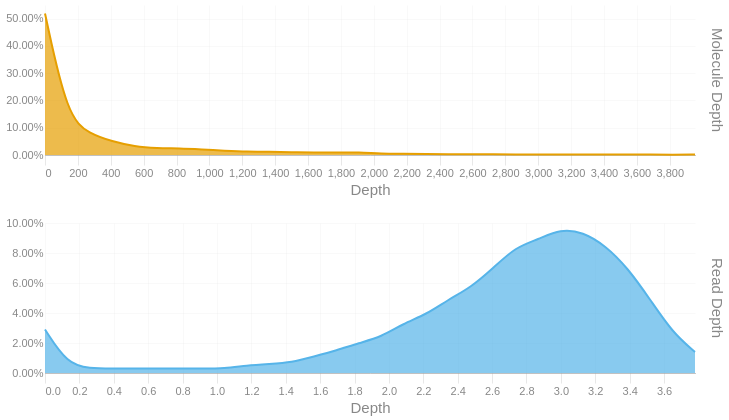

Notebook cell for this chart:
### Code cell
readdep = depth_hist(tb['Read Depth'], q99, 3)
readdep = readdep.with_columns(pl.lit('Read Depth').alias('Metric'))
if not SKIPLR:
    moldep = depth_hist(tb['Molecule Depth'], mol_q99, 1)
    moldep = moldep.with_columns(pl.lit('Molecule Depth').alias('Metric'))
    _hist = pl.concat([readdep, moldep])
    _hist = _hist.filter(pl.col('Proportion') != 0)
    with SafeRender(_hist):
        (
            alt.Chart(_hist)        
            .mark_area(interpolate = "basis")
            .encode(
                x=alt.X('Bin:Q').scale(domainMin=0).axis(alt.Axis(title='Depth')),
                y = alt.Y('Proportion:Q', title = None).axis(format = '.2%'),
                color = alt.Color('Metric:N').legend(None),
                row = alt.Row("Metric:N").header(title = None, labelOrient = 'right'),
                tooltip = [
                    alt.Tooltip("Metric:N", title = "Metric"),
                    alt.Tooltip('Interval:N', title = "Depth Interval"),
                    alt.Tooltip('Proportion:Q', title = "% Alignments").format('.2%')
                ]
            )
            .resolve_scale(x='independent', y='independent')
            .properties(
                height = 150, width = 650,
                usermeta={'embedOptions': {'downloadFileName': f'{samplename}.depth.hist'}}
            )
        ).display()
else:
    readdep = readdep.filter(pl.col('Proportion') != 0)
    with SafeRender(readdep):
        (
            alt.Chart(readdep)        
            .mark_area(interpolate = "basis")
            .encode(
                x=alt.X('Bin:Q').scale(domainMin=0).axis(alt.Axis(title='Depth')),
                y = alt.Y('Proportion:Q', title = None).axis(format = '.2%'),
                tooltip = [
                    alt.Tooltip('Interval:N', title = "Depth Interval"),
                    alt.Tooltip('Proportion:Q', title = "% Alignments").format('.2%')
                ]
            )
            .properties(
                usermeta={'embedOptions': {'downloadFileName': f'{samplename}.depth.hist'}}
            )
        ).display()

### Figure 1 — Vega-Lite specification as saved in the notebook (floating-point values rounded to 4 significant figures)
{"width": 650, "height": 150, "config": {"title": {"anchor": "start", "dy": -15, "fontSize": 18, "color": "#888888", "subtitleColor": "#888888", "subtitleFontSize": 14}, "arc": {"fill": "#0072B2"}, "axis": {"domainColor": "#888888", "domainWidth": 0.5, "gridWidth": 0.2, "grid": false, "titleFontWeight": 400, "titleFontSize": 15, "labelFontSize": 11, "labelColor": "#888888", "tickColor": "#888888", "tickWidth": 0.2, "titleColor": "#888888"}, "axisBand": {"grid": false}, "axisX": {"grid": true, "tickSize": 10, "domainCap": "round"}, "axisY": {"domain": false, "grid": true, "tickSize": 0, "domainCap": "round"}, "background": "transparent", "header": {"labelFontSize": 15, "labelColor": "#888888", "titleFontSize": 15, "titleFontWeight": 600, "titleColor": "#888888"}, "legend": {"labelFont": "sans-serif", "labelFontSize": 12, "labelColor": "#888888", "symbolSize": 100, "symbolType": "circle", "titleFontSize": 12, "titlePadding": 10, "titleColor": "#888888", "title": null}, "range": {"category": ["#E69F00", "#56B4E9", "#009E73", "#F0E442", "#0072B2", "#D55E00", "#CC79A7", "#000000"], "diverging": ["#cfe8f3", "#a2d4ec", "#73bfe2", "#46abdb", "#1696d2", "#12719e"]}, "area": {"fill": "#0072B2", "fillOpacity": 0.7, "line": true, "strokeOpacity": 0.7}, "line": {"color": "#0072B2", "stroke": "#0072B2", "strokeWidth": 2}, "trail": {"color": "#0072B2", "stroke": "#0072B2", "strokeWidth": 0, "size": 1}, "point": {"filled": true, "fillOpacity": 1.0, "size": 95}, "text": {"color": "#888888", "fontSize": 11, "align": "right", "fontWeight": 400, "size": 11}, "bar": {"fill": "#0072B2", "stroke": null}, "view": {"stroke": null, "continuousWidth": 660, "continuousHeight": 400}}, "data": {"name": "data-e62154cb8ca9ffb526cfcd4669bd35c6"}, "mark": {"type": "area", "interpolate": "basis"}, "encoding": {"color": {"field": "Metric", "legend": null, "type": "nominal"}, "row": {"field": "Metric", "header": {"title": null, "labelOrient": "right"}, "type": "nominal"}, "tooltip": [{"field": "Metric", "title": "Metric", "type": "nominal"}, {"field": "Interval", "title": "Depth Interval", "type": "nominal"}, {"field": "Proportion", "format": ".2%", "title": "% Alignments", "type": "quantitative"}], "x": {"axis": {"title": "Depth"}, "field": "Bin", "scale": {"domainMin": 0}, "type": "quantitative"}, "y": {"axis": {"format": ".2%"}, "field": "Proportion", "title": null, "type": "quantitative"}}, "resolve": {"scale": {"x": "independent", "y": "independent"}}, "usermeta": {"embedOptions": {"downloadFileName": "S6_Hudson_1198.depth.hist"}}, "$schema": "https://vega.github.io/schema/vega-lite/v6.1.0.json", "datasets": {"data-e62154cb8ca9ffb526cfcd4669bd35c6": [{"Bin": 0.0, "Interval": "0.0-0.13", "Proportion": 0.029, "Metric": "Read Depth"}, {"Bin": 0.13, "Interval": "0.13-0.261", "Proportion": 0.006, "Metric": "Read Depth"}, {"Bin": 0.261, "Interval": "0.261-0.391", "Proportion": 0.003, "Metric": "Read Depth"}, {"Bin": 0.391, "Interval": "0.391-0.521", "Proportion": 0.003, "Metric": "Read Depth"}, {"Bin": 0.521, "Interval": "0.521-0.652", "Proportion": 0.003, "Metric": "Read Depth"}, {"Bin": 0.652, "Interval": "0.652-0.782", "Proportion": 0.003, "Metric": "Read Depth"}, {"Bin": 0.782, "Interval": "0.782-0.912", "Proportion": 0.003, "Metric": "Read Depth"}, {"Bin": 0.912, "Interval": "0.912-1.043", "Proportion": 0.003, "Metric": "Read Depth"}, {"Bin": 1.043, "Interval": "1.043-1.173", "Proportion": 0.003, "Metric": "Read Depth"}, {"Bin": 1.173, "Interval": "1.173-1.303", "Proportion": 0.005, "Metric": "Read Depth"}, {"Bin": 1.303, "Interval": "1.303-1.434", "Proportion": 0.006, "Metric": "Read Depth"}, {"Bin": 1.434, "Interval": "1.434-1.564", "Proportion": 0.007, "Metric": "Read Depth"}, {"Bin": 1.564, "Interval": "1.564-1.694", "Proportion": 0.011, "Metric": "Read Depth"}, {"Bin": 1.694, "Interval": "1.694-1.825", "Proportion": 0.015, "Metric": "Read Depth"}, {"Bin": 1.825, "Interval": "1.825-1.955", "Proportion": 0.02, "Metric": "Read Depth"}, {"Bin": 1.955, "Interval": "1.955-2.085", "Proportion": 0.024, "Metric": "Read Depth"}, {"Bin": 2.085, "Interval": "2.085-2.216", "Proportion": 0.033, "Metric": "Read Depth"}, {"Bin": 2.216, "Interval": "2.216-2.346", "Proportion": 0.039, "Metric": "Read Depth"}, {"Bin": 2.346, "Interval": "2.346-2.476", "Proportion": 0.049, "Metric": "Read Depth"}, {"Bin": 2.476, "Interval": "2.476-2.607", "Proportion": 0.057, "Metric": "Read Depth"}, {"Bin": 2.607, "Interval": "2.607-2.737", "Proportion": 0.07, "Metric": "Read Depth"}, {"Bin": 2.737, "Interval": "2.737-2.867", "Proportion": 0.084, "Metric": "Read Depth"}, {"Bin": 2.867, "Interval": "2.867-2.998", "Proportion": 0.089, "Metric": "Read Depth"}, {"Bin": 2.998, "Interval": "2.998-3.128", "Proportion": 0.096, "Metric": "Read Depth"}, {"Bin": 3.128, "Interval": "3.128-3.258", "Proportion": 0.094, "Metric": "Read Depth"}, {"Bin": 3.258, "Interval": "3.258-3.389", "Proportion": 0.085, "Metric": "Read Depth"}, {"Bin": 3.389, "Interval": "3.389-3.519", "Proportion": 0.07, "Metric": "Read Depth"}, {"Bin": 3.519, "Interval": "3.519-3.649", "Proportion": 0.049, "Metric": "Read Depth"}, {"Bin": 3.649, "Interval": "3.649-3.78", "Proportion": 0.027, "Metric": "Read Depth"}, {"Bin": 3.78, "Interval": "3.78-3.91", "Proportion": 0.014, "Metric": "Read Depth"}, {"Bin": 0.0, "Interval": "0.0-136.3", "Proportion": 0.519, "Metric": "Molecule Depth"}, {"Bin": 136.3, "Interval": "136.3-272.7", "Proportion": 0.138, "Metric": "Molecule Depth"}, {"Bin": 272.7, "Interval": "272.7-409.0", "Proportion": 0.078, "Metric": "Molecule Depth"}, {"Bin": 409.0, "Interval": "409.0-545.3", "Proportion": 0.05, "Metric": "Molecule Depth"}, {"Bin": 545.3, "Interval": "545.3-681.7", "Proportion": 0.031, "Metric": "Molecule Depth"}, {"Bin": 681.7, "Interval": "681.7-818.0", "Proportion": 0.025, "Metric": "Molecule Depth"}, {"Bin": 818.0, "Interval": "818.0-954.3", "Proportion": 0.024, "Metric": "Molecule Depth"}, {"Bin": 954.3, "Interval": "954.3-1090.7", "Proportion": 0.02, "Metric": "Molecule Depth"}, {"Bin": 1091.0, "Interval": "1090.7-1227.0", "Proportion": 0.016, "Metric": "Molecule Depth"}, {"Bin": 1227.0, "Interval": "1227.0-1363.4", "Proportion": 0.012, "Metric": "Molecule Depth"}, {"Bin": 1363.0, "Interval": "1363.4-1499.7", "Proportion": 0.012, "Metric": "Molecule Depth"}, {"Bin": 1500.0, "Interval": "1499.7-1636.0", "Proportion": 0.01, "Metric": "Molecule Depth"}, {"Bin": 1636.0, "Interval": "1636.0-1772.4", "Proportion": 0.009, "Metric": "Molecule Depth"}, {"Bin": 1772.0, "Interval": "1772.4-1908.7", "Proportion": 0.009, "Metric": "Molecule Depth"}, {"Bin": 1909.0, "Interval": "1908.7-2045.0", "Proportion": 0.01, "Metric": "Molecule Depth"}, {"Bin": 2045.0, "Interval": "2045.0-2181.4", "Proportion": 0.005, "Metric": "Molecule Depth"}, {"Bin": 2181.0, "Interval": "2181.4-2317.7", "Proportion": 0.005, "Metric": "Molecule Depth"}, {"Bin": 2318.0, "Interval": "2317.7-2454.0", "Proportion": 0.004, "Metric": "Molecule Depth"}, {"Bin": 2454.0, "Interval": "2454.0-2590.4", "Proportion": 0.003, "Metric": "Molecule Depth"}, {"Bin": 2590.0, "Interval": "2590.4-2726.7", "Proportion": 0.002, "Metric": "Molecule Depth"}, {"Bin": 2727.0, "Interval": "2726.7-2863.0", "Proportion": 0.003, "Metric": "Molecule Depth"}, {"Bin": 2863.0, "Interval": "2863.0-2999.4", "Proportion": 0.002, "Metric": "Molecule Depth"}, {"Bin": 2999.0, "Interval": "2999.4-3135.7", "Proportion": 0.002, "Metric": "Molecule Depth"}, {"Bin": 3136.0, "Interval": "3135.7-3272.1", "Proportion": 0.002, "Metric": "Molecule Depth"}, {"Bin": 3272.0, "Interval": "3272.1-3408.4", "Proportion": 0.002, "Metric": "Molecule Depth"}, {"Bin": 3408.0, "Interval": "3408.4-3544.7", "Proportion": 0.002, "Metric": "Molecule Depth"}, {"Bin": 3545.0, "Interval": "3544.7-3681.1", "Proportion": 0.002, "Metric": "Molecule Depth"}, {"Bin": 3681.0, "Interval": "3681.1-3817.4", "Proportion": 0.002, "Metric": "Molecule Depth"}, {"Bin": 3817.0, "Interval": "3817.4-3953.7", "Proportion": 0.001, "Metric": "Molecule Depth"}, {"Bin": 3954.0, "Interval": "3953.7-4090.07", "Proportion": 0.002, "Metric": "Molecule Depth"}]}}
